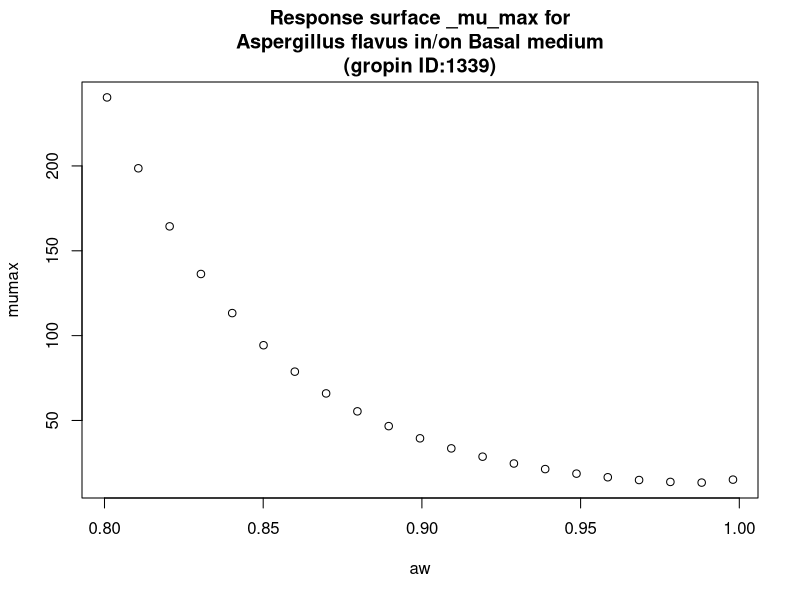

This chart was generated by the following R code:
#############################
# start of Parameter script
#############################
aw <- seq(0.8008,0.998001998001998,length.out=21)
#############################
# end of Parameter script
#############################
############################# 
# start of Model script Gropin ID 1339 
#############################
 
# constant coefficients for this model
 
variables <- data.frame(aw)
argumentsPar <- unique.data.frame(expand.grid(variables))
 
# heart of the model
response_surface <- function(aw) {
   mumax <-exp(2.930-5.917*sqrt(1-aw)+26.07*(sqrt(1-aw))^2)

	return(mumax=mumax)
} 

# output parameters
responseSurface <- cbind(argumentsPar,response_surface(argumentsPar['aw']))
colnames(responseSurface) <- c(colnames(argumentsPar),'mumax')
#############################
# End of Model script
#############################
############################# 
# start of Visualisation script Gropin ID 1339 
#############################
titleText <-'Response surface _mu_max for
Aspergillus flavus in/on Basal medium
(gropin ID:1339)'
plot(aw,responseSurface$'mumax',xlab='aw',
                          ylab='mumax',main=titleText)
#############################
# End of Visualisation script
#############################
